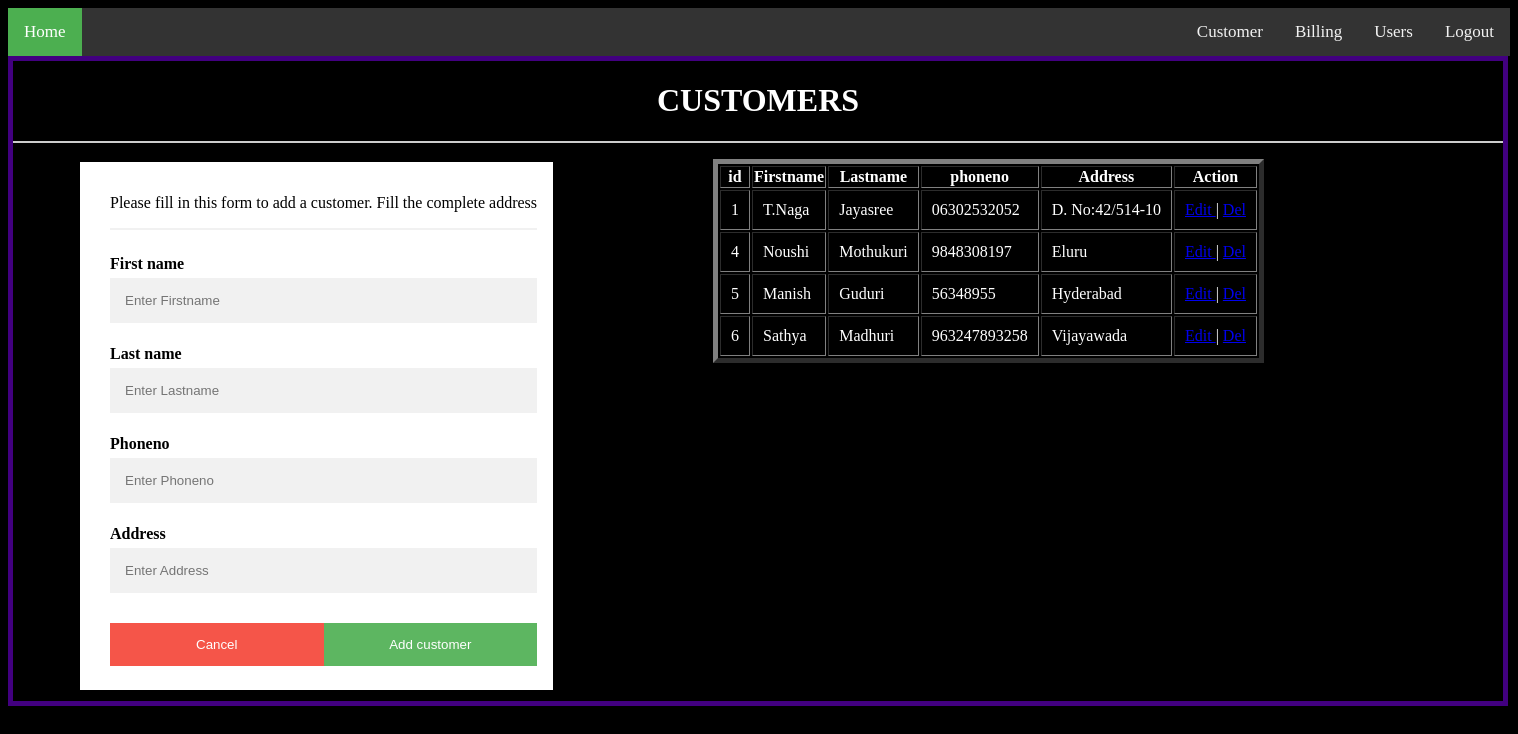
/customer.php, run on the app's committed database.
### tables this page shows
CREATE TABLE `customer` (
  `id` int(20) NOT NULL,
  `Firstname` varchar(20) NOT NULL,
  `Lastname` varchar(20) NOT NULL,
  `Phoneno` varchar(20) NOT NULL,
  `Addss` varchar(20) NOT NULL
);

### customer.php (the view, shortened to what this page needs)
<html>
<head>
</head>
<body style="background-color: black;color: white;">
<div class="topnav">
        <a class="active" href="home.php">Home</a>
        <div class="topnav-right">
            <a href="customer.php">Customer  </a>
            <a href="bill.php">Billing</a>
            <a href="user.php">Users</a>
            <a href="logut.php">Logout</a>
        </div>
    </div>
    <div class="first">
        <h1 style="text-align: center;">CUSTOMERS</h1>
        <form method="POST" action="customers.php" style="border:1px solid #ccc">
  <div class="container"style="padding-left:30px">
    <p>Please fill in this form to add a customer. Fill the complete address</p>
    <hr>
    <label for=" Firstname"><b> First name</b></label>
    <input type="text"  placeholder="Enter Firstname" name="Firstname" required><br>
    <label for="Lastname"><b>Last name </b></label>
    <input type="text"  placeholder="Enter Lastname" name="Lastname" required><br>
    <label for="Phoneno"><b>Phoneno</b></label>
    <input type="text"  placeholder="Enter Phoneno" name="Phoneno" required><br>
    <label for="Addss"><b>Address</b></label><br>
    <input type="text"  placeholder="Enter Address" name="Addss" required><br>
    <div class="clearfix">
      <a href="customer.php"> <button type="button" class="cancelbtn">Cancel</button></a>
      <button type="submit" name="customer" class="signupbtn">Add customer</button>
    </div>
  </div>
</form>
<div class="second">
<?php
include 'db.php';
$result = mysqli_query($conn,"SELECT * FROM customer");
echo "<table border='5' >
<tr>
<th>id</th>
<th>Firstname</th>
<th>Lastname</th>
<th>phoneno</th>
<th>Address</th>
<th>Action</th>
</tr>";
while($row = mysqli_fetch_array($result))
  {
  echo "<tr>";
  echo "<td>" . $row['id'] . "</td>";
  echo "<td>" . $row['Firstname'] . "</td>";
  echo "<td>" . $row['Lastname'] . "</td>";
  echo "<td>" . $row['Phoneno'] . "</td>";
  echo "<td>" . $row['Addss'] . "</td>";
  echo "<td><a  href='editcustomer.php?id=".$row['id']."'>Edit </a>| ";
 echo "<a  href='delcustomer.php?id=".$row['id']."'>Del</td>";
  echo "</tr>";
  }
echo "</table>";
?>
<p>&nbsp;</p>
</div>
    </div>
</body>
</html>

### customer.php (style rules this page uses)
.topnav { overflow: hidden; background-color: #333; }
.topnav a { float: left; color: #f2f2f2; text-align: center; padding: 14px 16px; text-decoration: none; font-size: 17px; }
.topnav a.active { background-color: #4CAF50; color: white; }
.topnav-right { float: right; }
.first { width: 1500px; height: 650px; border: 5px solid rgb(66, 0, 128); }
* { box-sizing: border-box }
input[type=text], input[type=password] { width: 100%; padding: 15px; margin: 5px 0 22px 0; display: inline-block; border: none; background: #f1f1f1; }
hr { border: 1px solid #f1f1f1; margin-bottom: 25px; }
button { background-color: #4CAF50; color: white; padding: 14px 20px; margin: 8px 0; border: none; cursor: pointer; width: 100%; opacity: 0.9; }
.cancelbtn { padding: 14px 20px; background-color: #f44336; }
.cancelbtn, .signupbtn { float: left; width: 50%; }
.container { position: absolute; left: 60px; margin: 20px; max-width: 600px; padding: 16px; background-color: white; color: black; }
.clearfix::after { content: ""; clear: both; display: table; }
.second { padding-left: 700px; }
td { padding: 10px; }
tr { padding: 10px; }

### data on the page
customer: id "1", Firstname "T.Naga", Lastname "Jayasree", Phoneno "06302532052", Addss "D. No:42/514-10"
customer: id "4", Firstname "Noushi", Lastname "Mothukuri", Phoneno "9848308197", Addss "Eluru"
customer: id "5", Firstname "Manish", Lastname "Guduri", Phoneno "56348955", Addss "Hyderabad"
customer: id "6", Firstname "Sathya", Lastname "Madhuri", Phoneno "963247893258", Addss "Vijayawada"
